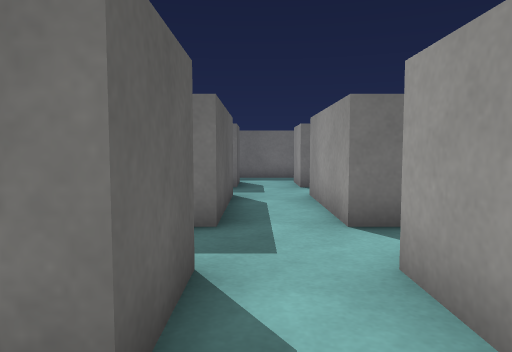
View 1 (above)

20 first-person views from a walk through a 3-D level made in the Unity game engine. The camera is 0.58 m above the floor, tilts 4° down and sees 70° across. The floor is counted in squares, 0.5 m on a side. Each view is taken from the middle of a square. On the plan, view 1 faces up. The plan holds only what a view shows up to about 14 squares ahead; the rest is blank. Surface patterns are stand-ins for the level's own textures.

View 2
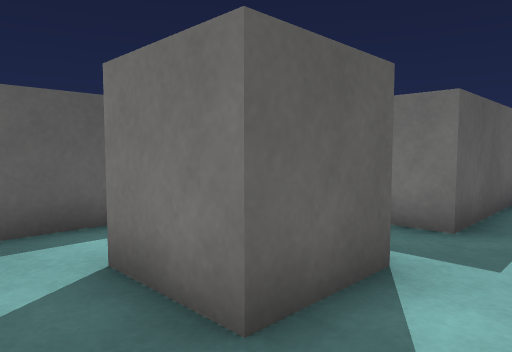

View 3
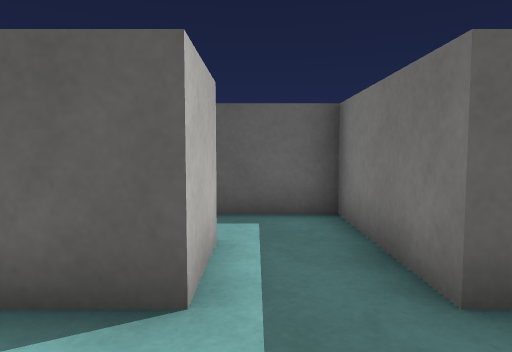

View 4
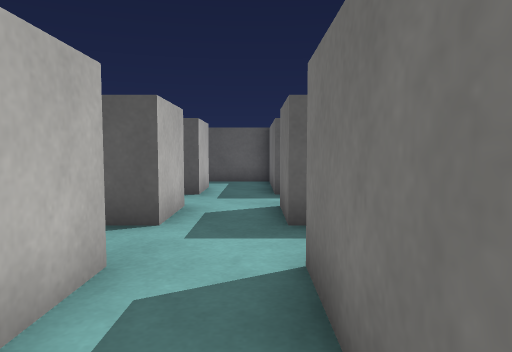

View 5
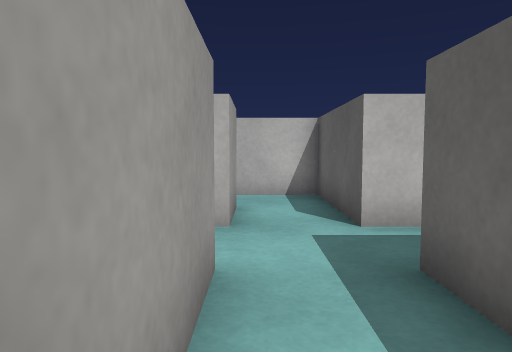

View 6
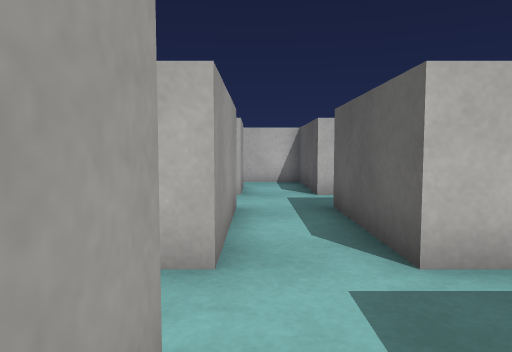

View 7
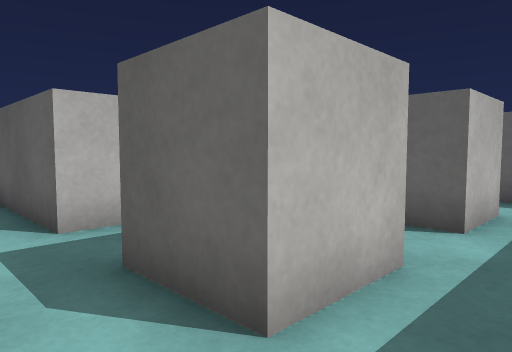

View 8
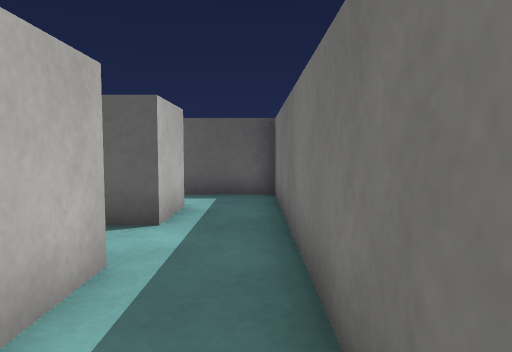

View 9
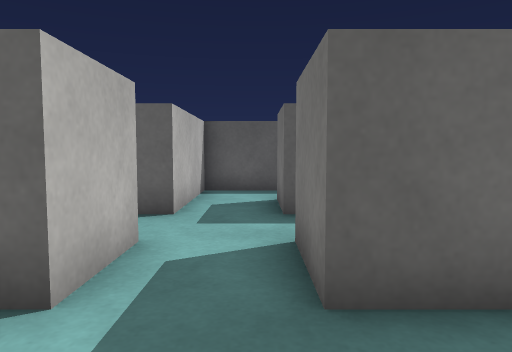

View 10
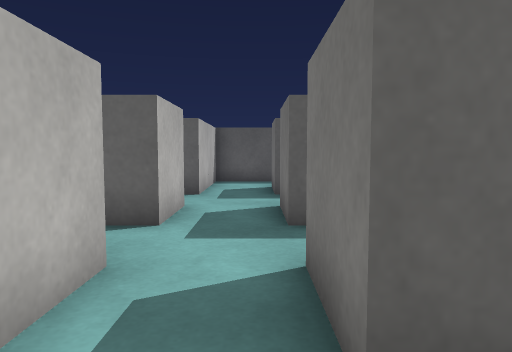

View 11
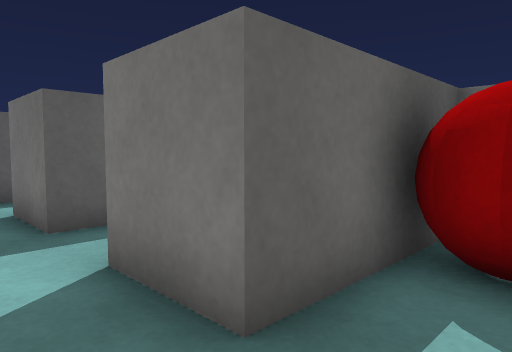

View 12
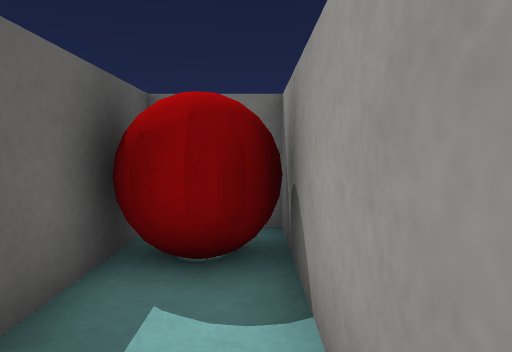

View 13
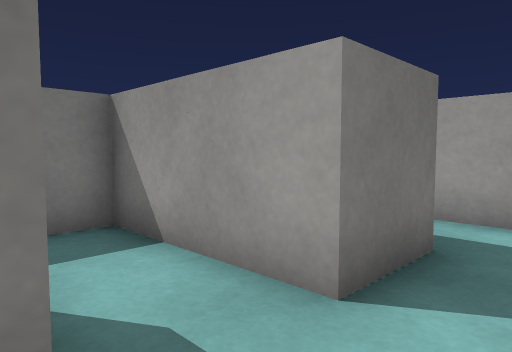

View 14
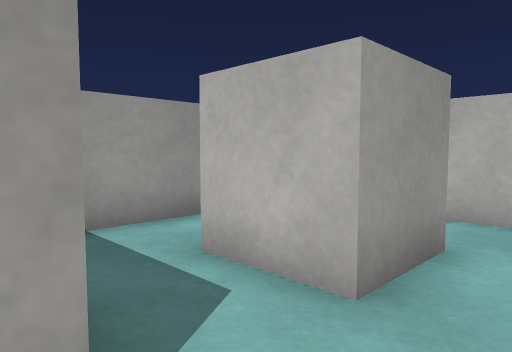

View 15
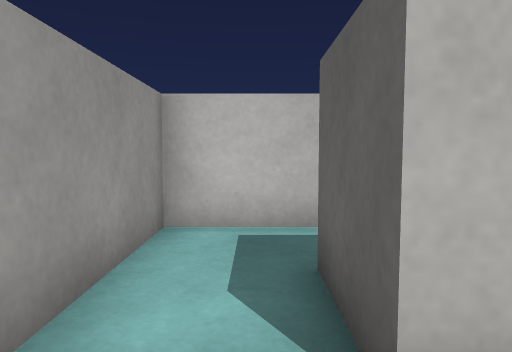

View 16
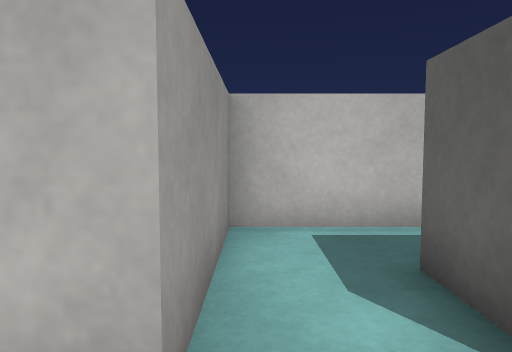

View 17
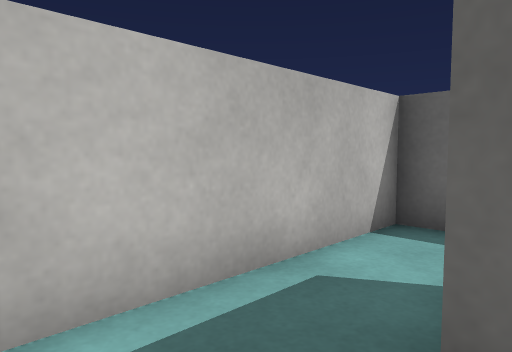

View 18
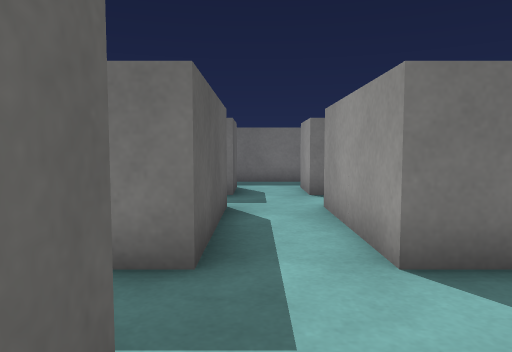

View 19
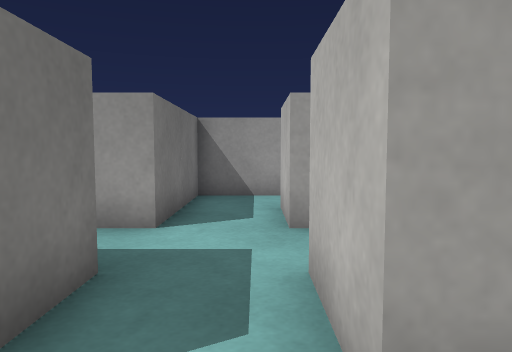

View 20
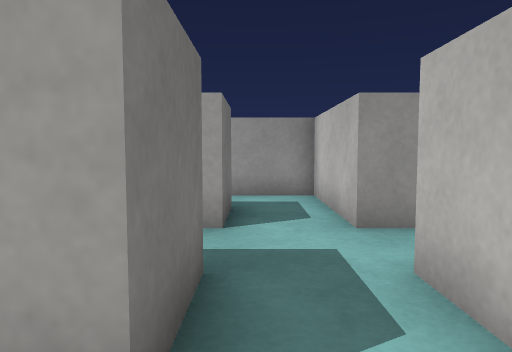

### Floor plan
Ten units are one square. View 1 is at (0, 0); x grows to the right and y downward. Boxes are objects, and circles mark ways between rooms. Rooms are numbered by the first view taken in them; rooms with no view inside come last. Other rooms are left out.
<svg viewBox="-51 -160 151 170">
<path fill="none" stroke="#000" d="M-26 -35 -6 -35 -6 -15 -26 -15M14 -55 14 -95M-6 -95 -6 -55 -46 -55 -46 5 14 5 14 -35M54 -14 54 -35 74 -35 74 -15M14 -35 34 -35 34 5 94 5 94 -55 54 -55 54 -95 74 -95M34 -95 34 -55 14 -55M74 -115 54 -115M14 -135 34 -135 34 -115 14 -115 14 -135M-26 -135 -6 -135 -6 -115 -24 -115M14 -95 34 -95M54 -115 54 -155 -46 -155 -46 -95 -6 -95M74 -151 74 -115M95 -155 90 -155M74 -95 94 -95 94 -125"/>
<rect x="75" y="-155" width="20" height="30" fill="#bbb"><title>red ball</title></rect>
<circle cx="25" cy="-45" r="3" fill="#2a7"/>
<circle cx="5" cy="-95" r="3" fill="#2a7"/>
<circle cx="45" cy="-95" r="3" fill="#2a7"/>
<circle cx="65" cy="-105" r="3" fill="#2a7"/>
<text x="-10" y="-40">1</text>
<text x="60" y="-40">2</text>
<text x="0" y="-130">3</text>
<text x="80" y="-130">4</text>
</svg>
Room 1 opens to room 2. Room 1 opens to room 3. Room 2 opens to room 3. Room 2 opens to room 4.

Where each view was taken, in squares from view 1:
view 1: 0 up, 0 right, facing up
view 2: 0 up, 1 right, facing up-left
view 3: 4 up, 2 right, facing left
view 4: 5 up, 9 right, facing left
view 5: 9 up, 5 right, facing down
view 6: 13 up, 5 right, facing down
view 7: 15 up, 5 right, facing down-left
view 8: 15 up, 5 right, facing left
view 9: 11 up, 6 right, facing left
view 10: 11 up, 9 right, facing left
view 11: 10 up, 9 right, facing up-left
view 12: 10 up, 9 right, facing up
view 13: 10 up, 3 right, facing up-right
view 14: 6 up, 4 right, facing down-right
view 15: 5 up, 8 right, facing down
view 16: 5 up, 1 right, facing down
view 17: 2 up, 1 right, facing down-left
view 18: 2 up, 0 right, facing up
view 19: 4 up, 0 right, facing right
view 20: 11 up, 0 right, facing right
